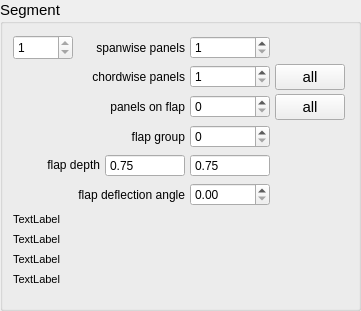
       <widget class="QGroupBox" name="groupBoxGeometrySegment">
        <property name="geometry">
         <rect>
          <x>670</x>
          <y>10</y>
          <width>361</width>
          <height>311</height>
         </rect>
        </property>
        <property name="minimumSize">
         <size>
          <width>0</width>
          <height>300</height>
         </size>
        </property>
        <property name="font">
         <font>
          <pointsize>11</pointsize>
          <weight>50</weight>
          <bold>false</bold>
         </font>
        </property>
        <property name="title">
         <string>Segment</string>
        </property>
        <widget class="QWidget" name="layoutGeometrySegment">
         <property name="geometry">
          <rect>
           <x>8</x>
           <y>30</y>
           <width>342</width>
           <height>262</height>
          </rect>
         </property>
         <layout class="QGridLayout" name="geometrySegmentValuesLayout" rowminimumheight="25,25,25,25,25,25,15,15,15,15">
          <property name="horizontalSpacing">
           <number>5</number>
          </property>
          <property name="verticalSpacing">
           <number>4</number>
          </property>
          <property name="margin">
           <number>5</number>
          </property>
          <item row="0" column="1" colspan="2">
           <widget class="QLabel" name="label_16">
            <property name="font">
             <font>
              <pointsize>9</pointsize>
              <weight>50</weight>
              <bold>false</bold>
             </font>
            </property>
            <property name="text">
             <string>spanwise panels</string>
            </property>
            <property name="alignment">
             <set>Qt::AlignRight|Qt::AlignTrailing|Qt::AlignVCenter</set>
            </property>
           </widget>
          </item>
          <item row="0" column="3">
           <widget class="QSpinBox" name="segmentSpanwisePanels">
            <property name="minimumSize">
             <size>
              <width>80</width>
              <height>0</height>
             </size>
            </property>
            <property name="font">
             <font>
              <pointsize>9</pointsize>
              <weight>50</weight>
              <bold>false</bold>
             </font>
            </property>
            <property name="minimum">
             <number>1</number>
            </property>
            <property name="maximum">
             <number>999</number>
            </property>
           </widget>
          </item>
          <item row="1" column="1" colspan="2">
           <widget class="QLabel" name="label_17">
            <property name="font">
             <font>
              <pointsize>9</pointsize>
              <weight>50</weight>
              <bold>false</bold>
             </font>
            </property>
            <property name="text">
             <string>chordwise panels</string>
            </property>
            <property name="alignment">
             <set>Qt::AlignRight|Qt::AlignTrailing|Qt::AlignVCenter</set>
            </property>
           </widget>
          </item>
          <item row="1" column="3">
           <widget class="QSpinBox" name="segmentChordwisePanels">
            <property name="minimumSize">
             <size>
              <width>80</width>
              <height>0</height>
             </size>
            </property>
            <property name="font">
             <font>
              <pointsize>9</pointsize>
              <weight>50</weight>
              <bold>false</bold>
             </font>
            </property>
            <property name="minimum">
             <number>1</number>
            </property>
            <property name="maximum">
             <number>999</number>
            </property>
           </widget>
          </item>
          <item row="2" column="1" colspan="2">
           <widget class="QLabel" name="label_18">
            <property name="font">
             <font>
              <pointsize>9</pointsize>
              <weight>50</weight>
              <bold>false</bold>
             </font>
            </property>
            <property name="text">
             <string>panels on flap</string>
            </property>
            <property name="alignment">
             <set>Qt::AlignRight|Qt::AlignTrailing|Qt::AlignVCenter</set>
            </property>
           </widget>
          </item>
          <item row="2" column="3">
           <widget class="QSpinBox" name="segmentFlapPanels">
            <property name="minimumSize">
             <size>
              <width>80</width>
              <height>0</height>
             </size>
            </property>
            <property name="font">
             <font>
              <pointsize>9</pointsize>
              <weight>50</weight>
              <bold>false</bold>
             </font>
            </property>
           </widget>
          </item>
          <item row="3" column="1" colspan="2">
           <widget class="QLabel" name="label_19">
            <property name="font">
             <font>
              <pointsize>9</pointsize>
              <weight>50</weight>
              <bold>false</bold>
             </font>
            </property>
            <property name="text">
             <string>flap group</string>
            </property>
            <property name="alignment">
             <set>Qt::AlignRight|Qt::AlignTrailing|Qt::AlignVCenter</set>
            </property>
           </widget>
          </item>
          <item row="3" column="3">
           <widget class="QSpinBox" name="segmentFlapGroup">
            <property name="minimumSize">
             <size>
              <width>80</width>
              <height>0</height>
             </size>
            </property>
            <property name="font">
             <font>
              <pointsize>9</pointsize>
              <weight>50</weight>
              <bold>false</bold>
             </font>
            </property>
           </widget>
          </item>
          <item row="0" column="0">
           <widget class="QSpinBox" name="selectSegment">
            <property name="sizePolicy">
             <sizepolicy hsizetype="Fixed" vsizetype="Fixed">
              <horstretch>0</horstretch>
              <verstretch>0</verstretch>
             </sizepolicy>
            </property>
            <property name="minimumSize">
             <size>
              <width>60</width>
              <height>25</height>
             </size>
            </property>
            <property name="font">
             <font>
              <pointsize>9</pointsize>
              <weight>50</weight>
              <bold>false</bold>
             </font>
            </property>
            <property name="minimum">
             <number>1</number>
            </property>
            <property name="maximum">
             <number>1</number>
            </property>
           </widget>
          </item>
          <item row="4" column="2">
           <widget class="QDoubleSpinBox" name="doubleSegmentFlapDepthLeft">
            <property name="sizePolicy">
             <sizepolicy hsizetype="Fixed" vsizetype="Fixed">
              <horstretch>0</horstretch>
              <verstretch>0</verstretch>
             </sizepolicy>
            </property>
            <property name="minimumSize">
             <size>
              <width>80</width>
              <height>0</height>
             </size>
            </property>
            <property name="font">
             <font>
              <pointsize>9</pointsize>
              <weight>50</weight>
              <bold>false</bold>
             </font>
            </property>
            <property name="layoutDirection">
             <enum>Qt::LeftToRight</enum>
            </property>
            <property name="alignment">
             <set>Qt::AlignLeading|Qt::AlignLeft|Qt::AlignVCenter</set>
            </property>
            <property name="buttonSymbols">
             <enum>QAbstractSpinBox::NoButtons</enum>
            </property>
            <property name="maximum">
             <double>1.000000000000000</double>
            </property>
            <property name="singleStep">
             <double>0.050000000000000</double>
            </property>
            <property name="value">
             <double>0.750000000000000</double>
            </property>
           </widget>
          </item>
          <item row="4" column="3">
           <widget class="QDoubleSpinBox" name="doubleSegmentFlapDepthRight">
            <property name="minimumSize">
             <size>
              <width>80</width>
              <height>0</height>
             </size>
            </property>
            <property name="font">
             <font>
              <pointsize>9</pointsize>
              <weight>50</weight>
              <bold>false</bold>
             </font>
            </property>
            <property name="buttonSymbols">
             <enum>QAbstractSpinBox::NoButtons</enum>
            </property>
            <property name="maximum">
             <double>1.000000000000000</double>
            </property>
            <property name="singleStep">
             <double>0.050000000000000</double>
            </property>
            <property name="value">
             <double>0.750000000000000</double>
            </property>
           </widget>
          </item>
          <item row="4" column="0" colspan="2">
           <widget class="QLabel" name="label_20">
            <property name="sizePolicy">
             <sizepolicy hsizetype="Preferred" vsizetype="Fixed">
              <horstretch>0</horstretch>
              <verstretch>0</verstretch>
             </sizepolicy>
            </property>
            <property name="font">
             <font>
              <pointsize>9</pointsize>
              <weight>50</weight>
              <bold>false</bold>
             </font>
            </property>
            <property name="text">
             <string>flap depth</string>
            </property>
            <property name="alignment">
             <set>Qt::AlignBottom|Qt::AlignRight|Qt::AlignTrailing</set>
            </property>
           </widget>
          </item>
          <item row="6" column="0" colspan="4">
           <widget class="QLabel" name="labelSegmentSpan">
            <property name="font">
             <font>
              <pointsize>8</pointsize>
             </font>
            </property>
            <property name="text">
             <string>TextLabel</string>
            </property>
           </widget>
          </item>
          <item row="7" column="0" colspan="4">
           <widget class="QLabel" name="labelSegmentArea">
            <property name="font">
             <font>
              <pointsize>8</pointsize>
             </font>
            </property>
            <property name="text">
             <string>TextLabel</string>
            </property>
           </widget>
          </item>
          <item row="8" column="0" colspan="4">
           <widget class="QLabel" name="labelSegmentXC">
            <property name="font">
             <font>
              <pointsize>8</pointsize>
             </font>
            </property>
            <property name="text">
             <string>TextLabel</string>
            </property>
           </widget>
          </item>
          <item row="9" column="0" colspan="4">
           <widget class="QLabel" name="labelSegmentDihedral">
            <property name="font">
             <font>
              <pointsize>8</pointsize>
             </font>
            </property>
            <property name="text">
             <string>TextLabel</string>
            </property>
           </widget>
          </item>
          <item row="5" column="3">
           <widget class="QDoubleSpinBox" name="doubleSegmentFlapDeflection">
            <property name="minimumSize">
             <size>
              <width>80</width>
              <height>0</height>
             </size>
            </property>
            <property name="font">
             <font>
              <pointsize>9</pointsize>
              <weight>50</weight>
              <bold>false</bold>
             </font>
            </property>
            <property name="maximum">
             <double>1.000000000000000</double>
            </property>
            <property name="singleStep">
             <double>0.100000000000000</double>
            </property>
            <property name="value">
             <double>0.000000000000000</double>
            </property>
           </widget>
          </item>
          <item row="5" column="1" colspan="2">
           <widget class="QLabel" name="label_14">
            <property name="font">
             <font>
              <pointsize>9</pointsize>
             </font>
            </property>
            <property name="layoutDirection">
             <enum>Qt::LeftToRight</enum>
            </property>
            <property name="text">
             <string>flap deflection angle</string>
            </property>
            <property name="alignment">
             <set>Qt::AlignRight|Qt::AlignTrailing|Qt::AlignVCenter</set>
            </property>
           </widget>
          </item>
          <item row="1" column="4">
           <widget class="QPushButton" name="segmentChordwisePanelsAllButton">
            <property name="enabled">
             <bool>true</bool>
            </property>
            <property name="sizePolicy">
             <sizepolicy hsizetype="Fixed" vsizetype="Fixed">
              <horstretch>0</horstretch>
              <verstretch>0</verstretch>
             </sizepolicy>
            </property>
            <property name="minimumSize">
             <size>
              <width>30</width>
              <height>22</height>
             </size>
            </property>
            <property name="baseSize">
             <size>
              <width>30</width>
              <height>22</height>
             </size>
            </property>
            <property name="text">
             <string>all</string>
            </property>
           </widget>
          </item>
          <item row="2" column="4">
           <widget class="QPushButton" name="segmentFlapPanelsAllButton">
            <property name="enabled">
             <bool>true</bool>
            </property>
            <property name="sizePolicy">
             <sizepolicy hsizetype="Fixed" vsizetype="Fixed">
              <horstretch>0</horstretch>
              <verstretch>0</verstretch>
             </sizepolicy>
            </property>
            <property name="minimumSize">
             <size>
              <width>30</width>
              <height>22</height>
             </size>
            </property>
            <property name="baseSize">
             <size>
              <width>30</width>
              <height>22</height>
             </size>
            </property>
            <property name="text">
             <string>all</string>
            </property>
           </widget>
          </item>
         </layout>
        </widget>
       </widget>
